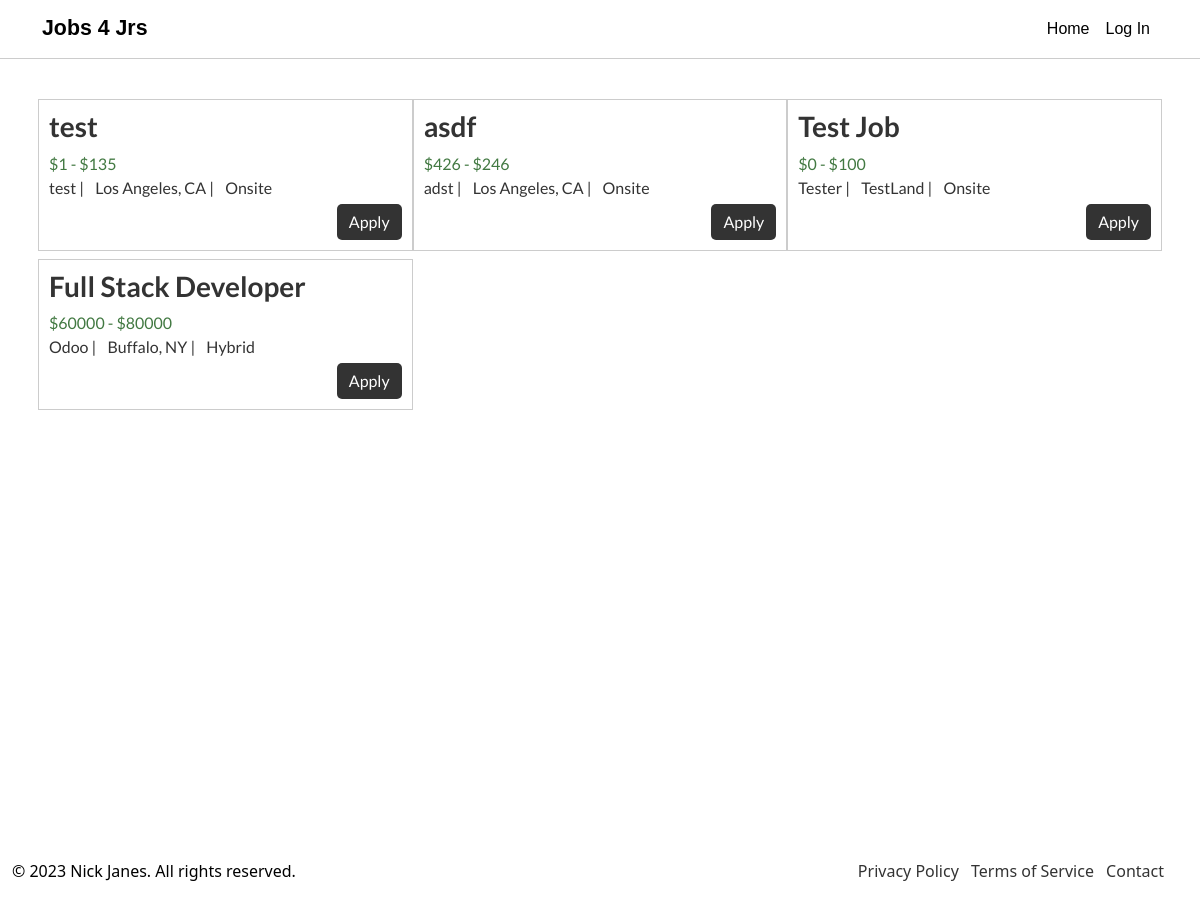
Before: / with the older database file.
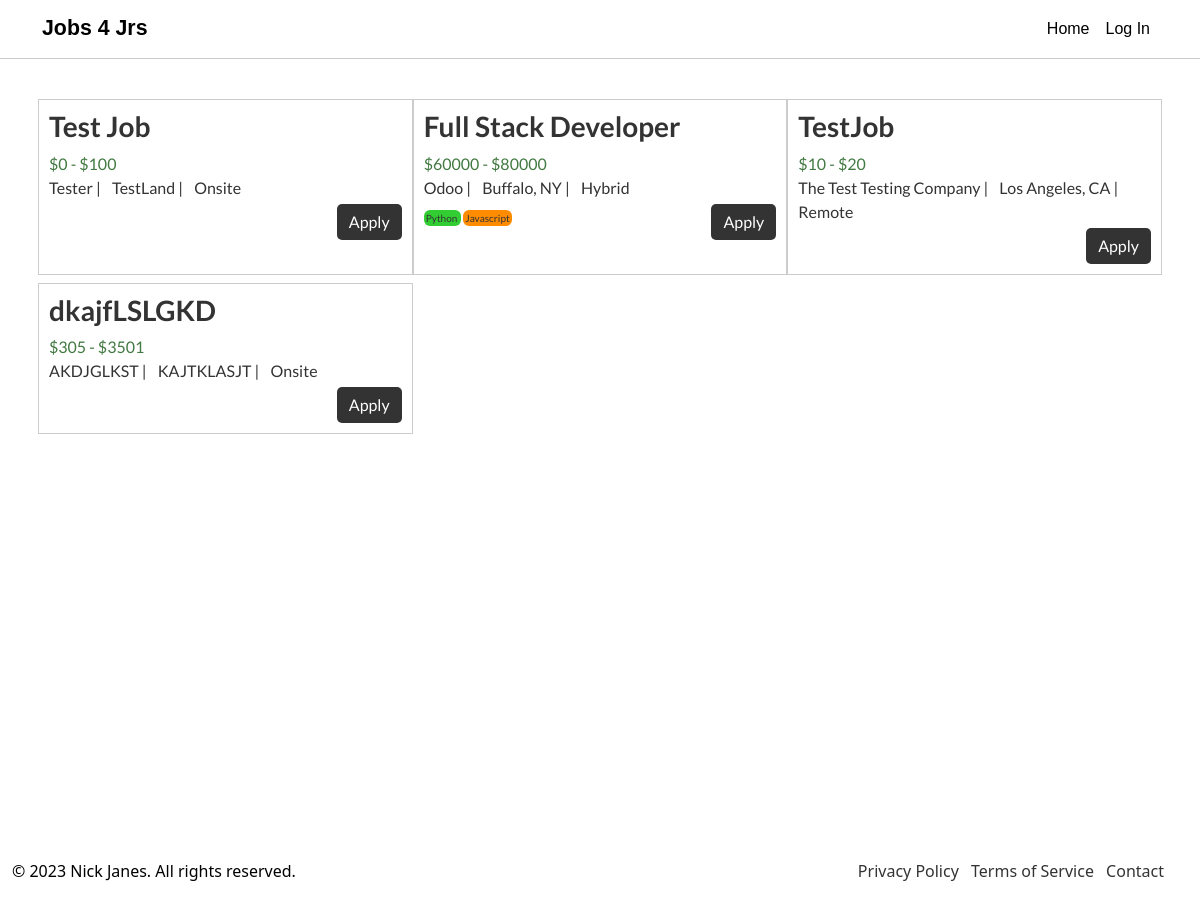
After: the same page with the newer database file.
### posting/models.py (models this page shows, shortened)
class Posting(models.Model):
  owner = models.ForeignKey(User, on_delete=models.CASCADE)
  title = models.CharField(max_length=100)
  company = models.CharField(max_length=100)
  location = models.CharField(max_length=100)
  description = models.CharField(max_length=10000)
  salary_low = models.IntegerField()
  salary_high = models.IntegerField()
  flexibility = models.CharField(max_length=1, choices=(("O", "Onsite"), ("H", "Hybrid"), ("R", "Remote")), default="O")
  def _get_tags(self):
    return [str(x) for x in PostingTag.objects.filter(posting__pk=self.pk)]
  _get_tags.short_description = 'tags'

class PostingTag(models.Model):
  posting = models.ForeignKey(Posting, on_delete=models.CASCADE)
  tag = models.ForeignKey(Tag, on_delete=models.CASCADE)
  class Meta:
    constraints = [
      models.UniqueConstraint(fields=['posting', 'tag'], name='unique_tag_post')
    ]

class Tag(models.Model):
  name = models.CharField(max_length=32, unique=True)
  color = models.CharField(max_length=6)
  def __str__(self):
    return self.name

### posting/views.py (the view)
# urls.py: path('', views.index, name='home'),
def index(request):
  tag_filter = request.GET.get('tag')
  if tag_filter:
    tag = Tag.objects.get(name__iexact=tag_filter)
    postings = Posting.objects.all()
    postings = [x.posting for x in PostingTag.objects.filter(tag__pk=tag.id)]
  else:
    postings = Posting.objects.all()
  for posting in postings:
    posting.tags = PostingTag.objects.filter(posting__title=posting.title)
  context = {"postings": postings}
  return render(request, 'index.html', context)

### templates/index.html (shortened to what this page needs)
{% extends 'base.html' %}
{% block content %}
  <div class="row gx-2 gy-2">
    {% for posting in postings %}
      {% include "posting.html" with posting=posting %}
    {% endfor %}
  </div>
{% endblock %}

### templates/posting.html
<div class="col-lg-4 posting">
  <a href="{% url 'posting-detailed' posting.id %}">
    <h3 class="title">{{ posting.title }}</h3>
    <div class="salary">${{posting.salary_low}} - ${{posting.salary_high}}</div>
    <ul class="list-inline">
      <li class="list-inline-item">{{ posting.company }} |</li>
      <li class="list-inline-item">{{ posting.location }} |</li>
      <li class="list-inline-item">{{ posting.get_flexibility_display }}</li>
    </ul>
  </a>
  {% for postingtag in posting.tags %}
    <a class="tag" style="background-color: #{{postingtag.tag.color}}" href="{% url 'search' %}?tag={{postingtag.tag|lower}}">
      {{ postingtag.tag.name }}
    </a>
  {% endfor %}
  <div class="buttons">
    {% if posting.owner == user %}
    <a href="{% url 'delete' posting_id=posting.id %}">
      <button class="btn-delete" type="button">Delete</button>
    </a>
    {% else %}
    <a href="{% url 'apply' posting_id=posting.id %}">
      <button class="btn-success">Apply</button>
    </a>
    {% endif %}
  </div>
</div>

Changed rows visible on the page:
removed Posting: title "test", salary_low "1", salary_high "135", company "test", location "Los Angeles, CA", flexibility "Onsite", shows "Apply"
removed Posting: title "asdf", salary_low "426", salary_high "246", company "adst", location "Los Angeles, CA", flexibility "Onsite", shows "Apply"
added PostingTag: tag.name "Python", shown under Posting "Full Stack Developer"
added PostingTag: tag.name "Javascript", shown under Posting "Full Stack Developer"
added Posting: title "TestJob", salary_low "10", salary_high "20", company "The Test Testing Company", location "Los Angeles, CA", flexibility "Remote", shows "Apply"
added Posting: title "dkajfLSLGKD", salary_low "305", salary_high "3501", company "AKDJGLKST", location "KAJTKLASJT", flexibility "Onsite", shows "Apply"
